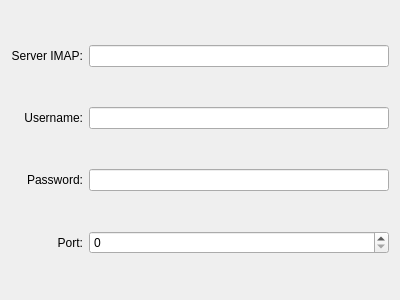
<?xml version="1.0" encoding="UTF-8"?>
<ui version="4.0">
 <class>ServerSieveSettings</class>
 <widget class="QWidget" name="ServerSieveSettings">
  <property name="geometry">
   <rect>
    <x>0</x>
    <y>0</y>
    <width>400</width>
    <height>300</height>
   </rect>
  </property>
  <property name="windowTitle">
   <string>Form</string>
  </property>
  <layout class="QGridLayout" name="gridLayout">
   <item row="0" column="0">
    <widget class="QLabel" name="label">
     <property name="text">
      <string>Server IMAP:</string>
     </property>
     <property name="alignment">
      <set>Qt::AlignRight|Qt::AlignTrailing|Qt::AlignVCenter</set>
     </property>
    </widget>
   </item>
   <item row="0" column="1">
    <widget class="QLineEdit" name="serverName"/>
   </item>
   <item row="1" column="0">
    <widget class="QLabel" name="label_2">
     <property name="text">
      <string>Username:</string>
     </property>
     <property name="alignment">
      <set>Qt::AlignRight|Qt::AlignTrailing|Qt::AlignVCenter</set>
     </property>
    </widget>
   </item>
   <item row="1" column="1">
    <widget class="QLineEdit" name="userName"/>
   </item>
   <item row="2" column="0">
    <widget class="QLabel" name="label_4">
     <property name="text">
      <string>Password:</string>
     </property>
     <property name="alignment">
      <set>Qt::AlignRight|Qt::AlignTrailing|Qt::AlignVCenter</set>
     </property>
    </widget>
   </item>
   <item row="2" column="1">
    <widget class="QLineEdit" name="password">
     <property name="echoMode">
      <enum>QLineEdit::Password</enum>
     </property>
    </widget>
   </item>
   <item row="3" column="0">
    <widget class="QLabel" name="label_3">
     <property name="text">
      <string>Port:</string>
     </property>
     <property name="alignment">
      <set>Qt::AlignRight|Qt::AlignTrailing|Qt::AlignVCenter</set>
     </property>
    </widget>
   </item>
   <item row="3" column="1">
    <widget class="QSpinBox" name="port"/>
   </item>
  </layout>
 </widget>
 <resources/>
 <connections/>
</ui>
